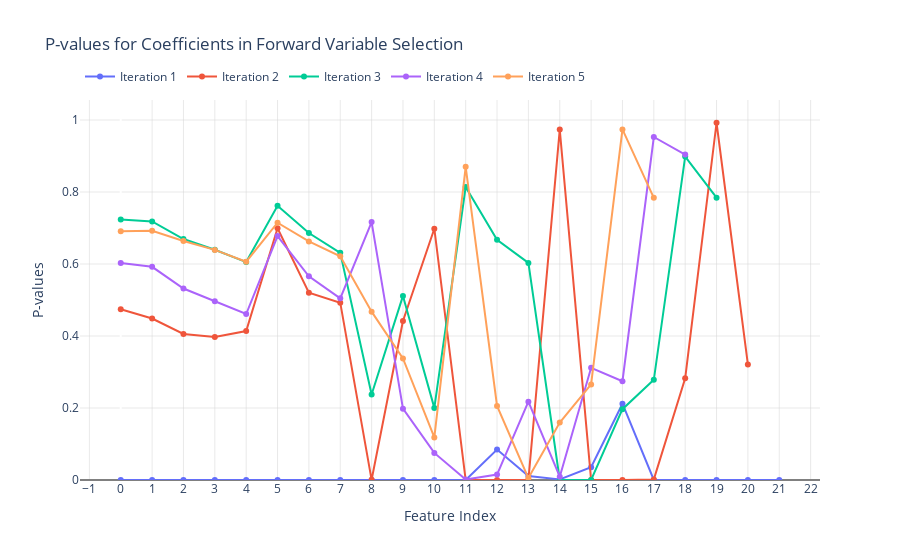

The code cell stored with this chart in its notebook:
### Code cell
# Perform forward variable selection to identify significant features
selected_features, all_p_values = forward_variable_selection(X_train, y_train)
print(f'Selected features in order of selection: {selected_features}')

# Create an interactive Plotly figure to visualize p-values over iterations
fig = go.Figure()

# Add traces for the first 5 iterations (or fewer if less than 5 iterations exist)
for i in range(min(5, len(all_p_values))):
    fig.add_trace(go.Scatter(
        x=list(range(len(all_p_values[i]))),  # Feature indices
        y=all_p_values[i],  # Corresponding p-values
        mode='lines+markers',
        name=f'Iteration {i+1}'
    ))

# Update layout settings for better visualization
fig.update_layout(
    title='P-values for Coefficients in Forward Variable Selection',
    xaxis_title='Feature Index',
    yaxis_title='P-values',
    xaxis=dict(
        tickmode='linear',
        tick0=0,
        dtick=1,
        title='Feature Index',
        showgrid=True,  # Enable grid lines for clarity
        gridcolor='lightgray',  # Set grid line color
        gridwidth=0.5  # Set grid line width
    ),
    yaxis=dict(
        title='P-values',
        rangemode='tozero',
        zeroline=True,
        zerolinewidth=2,
        zerolinecolor='gray',
        showgrid=True,  # Enable grid lines for clarity
        gridcolor='lightgray',  # Set grid line color
        gridwidth=0.5  # Set grid line width
    ),
    plot_bgcolor='white',
    font=dict(size=12),
    legend=dict(x=0, y=1.1, orientation='h')  # Adjust legend position and orientation
)

# Display the plot
fig.show()

### Figure 1 — Plotly figure (JSON) as saved in the notebook; plotly's stock layout.template omitted (floating-point values rounded to 4 significant figures)
{"data": [{"mode": "lines+markers", "name": "Iteration 1", "type": "scatter", "x": [0, 1, 2, 3, 4, 5, 6, 7, 8, 9, 10, 11, 12, 13, 14, 15, 16, 17, 18, 19, 20, 21], "y": [0, 0, 0, 0, 0, 0, 0, 0, 0, 1.692e-13, 0, 0, 0.08464, 0.0112, 0.001717, 0.03545, 0.2118, 1.09e-11, 0, 0, 0, 0]}, {"mode": "lines+markers", "name": "Iteration 2", "type": "scatter", "x": [0, 1, 2, 3, 4, 5, 6, 7, 8, 9, 10, 11, 12, 13, 14, 15, 16, 17, 18, 19, 20], "y": [0.4743, 0.4486, 0.4057, 0.3975, 0.4137, 0.6992, 0.5203, 0.4925, 0.0005457, 0.4417, 0.698, 0, 0, 0, 0.9734, 0, 6.368e-08, 0.001633, 0.2824, 0.9924, 0.3209]}, {"mode": "lines+markers", "name": "Iteration 3", "type": "scatter", "x": [0, 1, 2, 3, 4, 5, 6, 7, 8, 9, 10, 11, 12, 13, 14, 15, 16, 17, 18, 19], "y": [0.7238, 0.7181, 0.6694, 0.6396, 0.6054, 0.7619, 0.686, 0.631, 0.2375, 0.5113, 0.2003, 0.8139, 0.6674, 0.603, 0, 0.0002434, 0.1967, 0.2784, 0.8983, 0.7843]}, {"mode": "lines+markers", "name": "Iteration 4", "type": "scatter", "x": [0, 1, 2, 3, 4, 5, 6, 7, 8, 9, 10, 11, 12, 13, 14, 15, 16, 17, 18], "y": [0.6031, 0.5922, 0.5318, 0.4962, 0.461, 0.6774, 0.5659, 0.5046, 0.7164, 0.1981, 0.07521, 0.001393, 0.01518, 0.2176, 0.009284, 0.3116, 0.2744, 0.9528, 0.904]}, {"mode": "lines+markers", "name": "Iteration 5", "type": "scatter", "x": [0, 1, 2, 3, 4, 5, 6, 7, 8, 9, 10, 11, 12, 13, 14, 15, 16, 17], "y": [0.6912, 0.6924, 0.6637, 0.6391, 0.6064, 0.7147, 0.6628, 0.6214, 0.4676, 0.3376, 0.1181, 0.8699, 0.2056, 0.005369, 0.1594, 0.2656, 0.9738, 0.7839]}], "layout": {"font": {"size": 12}, "legend": {"orientation": "h", "x": 0, "y": 1.1}, "plot_bgcolor": "white", "title": {"text": "P-values for Coefficients in Forward Variable Selection"}, "xaxis": {"dtick": 1, "gridcolor": "lightgray", "gridwidth": 0.5, "showgrid": true, "tick0": 0, "tickmode": "linear", "title": {"text": "Feature Index"}}, "yaxis": {"gridcolor": "lightgray", "gridwidth": 0.5, "rangemode": "tozero", "showgrid": true, "title": {"text": "P-values"}, "zeroline": true, "zerolinecolor": "gray", "zerolinewidth": 2}}}
